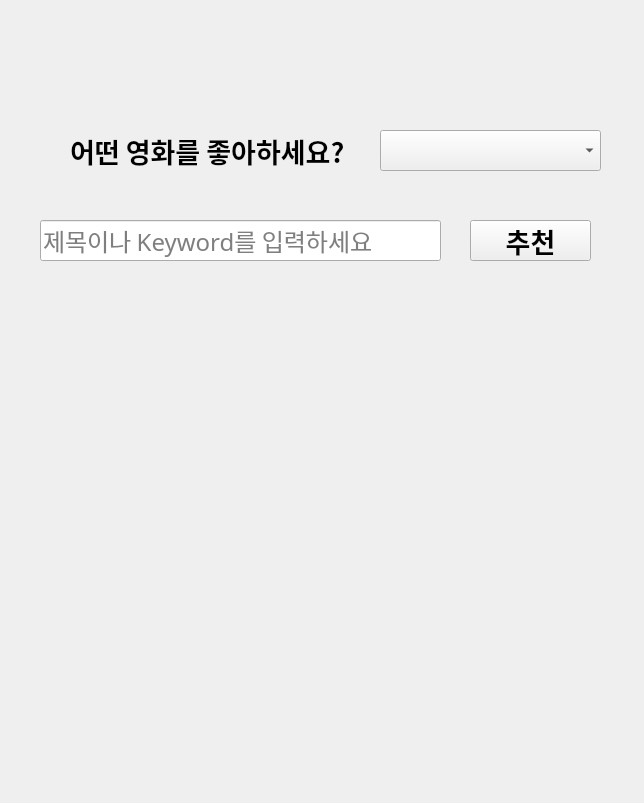
<?xml version="1.0" encoding="UTF-8"?>
<ui version="4.0">
 <class>Form</class>
 <widget class="QWidget" name="Form">
  <property name="geometry">
   <rect>
    <x>0</x>
    <y>0</y>
    <width>644</width>
    <height>803</height>
   </rect>
  </property>
  <property name="windowTitle">
   <string>Form</string>
  </property>
  <widget class="QLabel" name="label">
   <property name="geometry">
    <rect>
     <x>70</x>
     <y>90</y>
     <width>331</width>
     <height>121</height>
    </rect>
   </property>
   <property name="font">
    <font>
     <family>함초롬돋움</family>
     <pointsize>20</pointsize>
     <weight>75</weight>
     <bold>true</bold>
    </font>
   </property>
   <property name="text">
    <string>어떤 영화를 좋아하세요?</string>
   </property>
  </widget>
  <widget class="QComboBox" name="comboBox">
   <property name="geometry">
    <rect>
     <x>380</x>
     <y>130</y>
     <width>221</width>
     <height>41</height>
    </rect>
   </property>
   <property name="font">
    <font>
     <family>함초롬돋움</family>
     <pointsize>16</pointsize>
     <weight>75</weight>
     <bold>true</bold>
    </font>
   </property>
   <property name="sizeAdjustPolicy">
    <enum>QComboBox::AdjustToMinimumContentsLengthWithIcon</enum>
   </property>
   <property name="placeholderText">
    <string>영화 선택</string>
   </property>
  </widget>
  <widget class="QLineEdit" name="le_keyword">
   <property name="geometry">
    <rect>
     <x>40</x>
     <y>220</y>
     <width>401</width>
     <height>41</height>
    </rect>
   </property>
   <property name="font">
    <font>
     <family>함초롬돋움</family>
     <pointsize>18</pointsize>
    </font>
   </property>
   <property name="cursor">
    <cursorShape>ArrowCursor</cursorShape>
   </property>
   <property name="text">
    <string/>
   </property>
   <property name="placeholderText">
    <string>제목이나 Keyword를 입력하세요</string>
   </property>
  </widget>
  <widget class="QPushButton" name="btn_recommendation">
   <property name="geometry">
    <rect>
     <x>470</x>
     <y>220</y>
     <width>121</width>
     <height>41</height>
    </rect>
   </property>
   <property name="font">
    <font>
     <family>함초롬돋움</family>
     <pointsize>20</pointsize>
     <weight>75</weight>
     <bold>true</bold>
    </font>
   </property>
   <property name="text">
    <string>추천</string>
   </property>
  </widget>
  <widget class="QLabel" name="lbl_recommendation">
   <property name="geometry">
    <rect>
     <x>50</x>
     <y>300</y>
     <width>551</width>
     <height>471</height>
    </rect>
   </property>
   <property name="font">
    <font>
     <family>함초롬돋움</family>
     <pointsize>18</pointsize>
     <weight>50</weight>
     <bold>false</bold>
    </font>
   </property>
   <property name="text">
    <string/>
   </property>
   <property name="alignment">
    <set>Qt::AlignHCenter|Qt::AlignTop</set>
   </property>
  </widget>
 </widget>
 <resources/>
 <connections/>
</ui>
